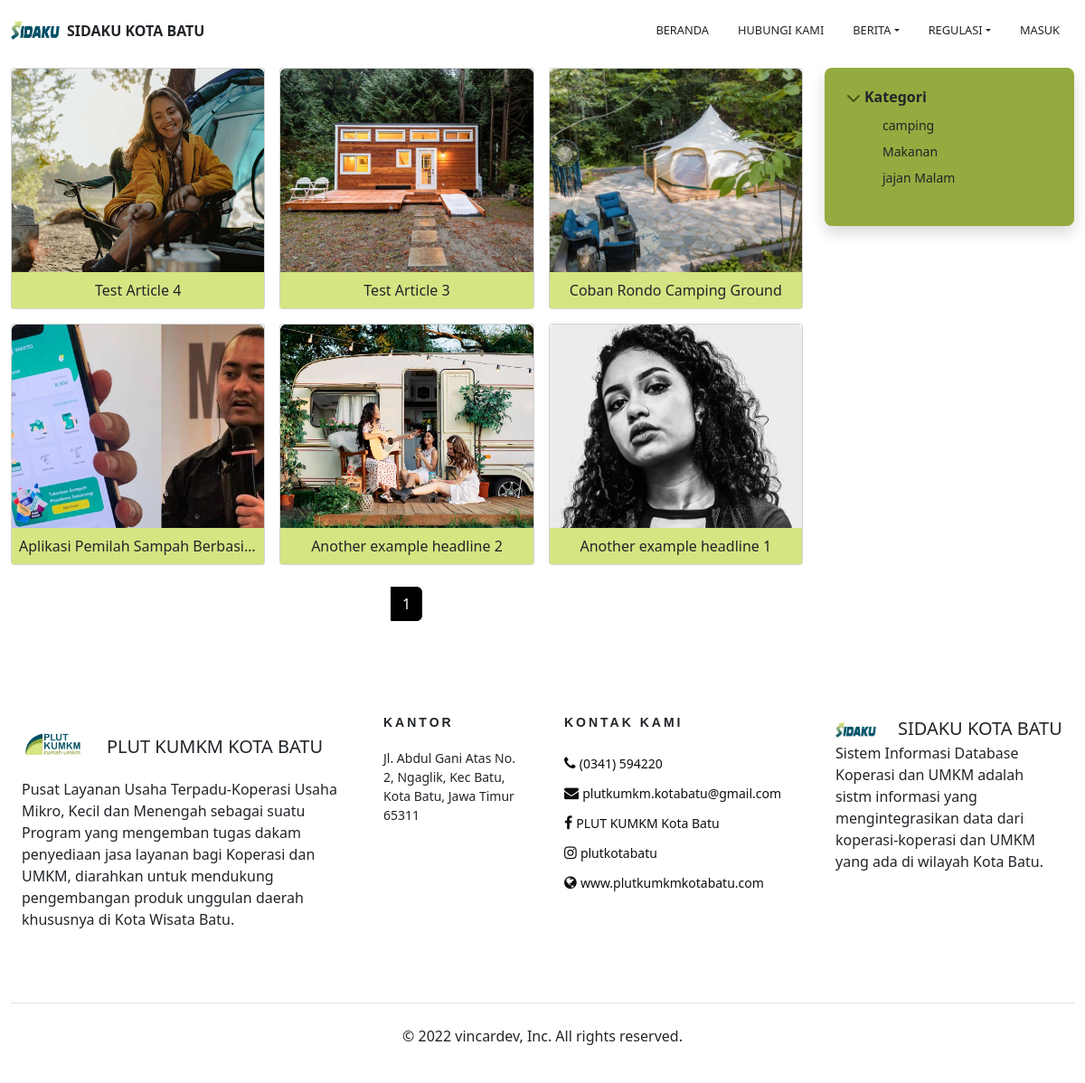
The app's page /berita/gallery with its own data.
### companysetup/models.py (models this page shows, shortened)
class CompanySetupModel(models.Model):
    compName       = models.CharField(max_length=100)
    compLogo       = models.ImageField(upload_to= 'company/logo/', null=True, blank=True)
    compDesc       = models.TextField(max_length=350, null=True)
    compAddr       = models.TextField(max_length=350,null=True, blank=True)
    compPhone      = models.CharField(max_length=30, blank=True, null=True)
    compEmail      = models.EmailField(max_length=255, null=True, blank=True, unique=True)
    compFb         = models.CharField(max_length=150)
    compIg         = models.CharField(max_length=150)
    compWeb        = models.CharField(max_length=150)
    compAdm1       = models.CharField(max_length=30, blank=True, null=True)
    compAdm2       = models.CharField(max_length=30, blank=True, null=True)
    compAdmNm1     = models.CharField(max_length=30, blank=True, null=True)
    compAdmNm2     = models.CharField(max_length=30, blank=True, null=True)
    compAdmFt1     = models.ImageField(upload_to= 'company/adm/', null=True, blank=True)
    compAdmFt2     = models.ImageField(upload_to= 'company/adm/', null=True, blank=True)
    partName       = models.CharField(max_length=100)
    partLogo       = models.ImageField(upload_to= 'partner/logo/', null=True, blank=True)
    partDesc       = models.TextField(max_length=350, null=True)
    partAddr       = models.TextField(max_length=350,null=True, blank=True)
    created_by      = models.CharField(max_length=25,blank=True, null=True)
    created_date    = models.DateTimeField(auto_now_add=True)
    modified_by     = models.CharField(max_length=25,blank=True, null=True)
    modified_date   = models.DateTimeField(auto_now=True)

### articles/models.py (models this page shows, shortened)
class Article(models.Model):
    def image_upload_to(self, instance=None):
        if instance:
            return os.path.join("ArticleSeries", slugify(self.series.slug), slugify(self.article_slug), instance)
        return None
    title           = models.CharField(max_length=200)
    subtitle        = models.CharField(max_length=200, default="", blank=True)
    article_slug    =  AutoSlugField(populate_from='title', editable=True, unique=True, blank=True, null=True)
    content         = RichTextUploadingField(blank=True, default="")
    notes           = RichTextUploadingField(blank=True, default="")
    published       = models.DateTimeField("Date published", default=timezone.now)
    modified        = models.DateTimeField("Date modified", default=timezone.now)
    series          = models.ForeignKey(ArticleSeries, default="", verbose_name="Series", on_delete=models.SET_DEFAULT)
    author          = models.ForeignKey(get_user_model(), default=1, on_delete=models.SET_DEFAULT)
    image           = models.ImageField(default='default/no_image.jpg', upload_to=image_upload_to ,max_length=255)
    inheadline      = models.BooleanField(default=False)
    ineducate       = models.BooleanField(default=False)
    ingallery       = models.BooleanField(default=False)
    class Meta:
        verbose_name_plural = "Article"
        ordering = ['-published']

class ArticleSeries(models.Model):
    def image_upload_to(self, instance=None):
        if instance:
            return os.path.join("ArticleSeries", slugify(self.slug), instance)
        return None
    title       = models.CharField(max_length=200)
    subtitle    = models.CharField(max_length=200, default="", blank=True)
    slug        =  AutoSlugField(populate_from='title', editable=True, unique=True, blank=True, null=True)
    published   = models.DateTimeField("Date published", default=timezone.now)
    author      = models.ForeignKey(get_user_model(), default=1, on_delete=models.SET_DEFAULT)
    image       = models.ImageField(default='default/no_image.jpg', upload_to=image_upload_to ,max_length=255)
    class Meta:
        verbose_name_plural = "Series"
        ordering = ['-published']

### homepage/views.py (the view)
def getallgallery(request):
    list_berita = Article.objects.filter(ingallery = True)
    headline    =  Article.objects.filter(inheadline = True).filter(ingallery = True)
    all_series = ArticleSeries.objects.all()
    breaking_news = Article.objects.filter(ingallery = True).order_by('-id')[:10]
    paginator   = Paginator(list_berita, 6) # Show 25 contacts per page.
    page_number = request.GET.get('page')
    page_obj    = paginator.get_page(page_number)
    template = "berita/list_gallery.html"
    list_data = {
        'sub_active'        : 'gallery',
        'all_series'        : all_series,
        'breaking_news'     : breaking_news,
        'page_obj'          : page_obj,
        'headline'          : headline
    }
    return render (request, template, list_data)

### homepage/templates/berita/list_gallery.html (shortened to what this page needs)
{% extends 'frontend/base/front_base.html' %}
{% load static %}
{% load humanize %}
{% load filter_home %}
{% block front_content %}
<div class="container-fluid">
    <div class="row mb-2 mt-2">
        <div class="col-lg-9">
            <div class="row row-cols-1 row-cols-sm-2 row-cols-md-3 g-3 pb-4">
                {% for field in page_obj %}
                <div class="col">
                    <a data-bs-toggle="modal" data-bs-target="#modalslide"  class="text-decoration-none"  onclick="SetActiveImage('{{ forloop.counter0 }}')" style="cursor: pointer;">
                        <div class="card shadow-md border-1 rounded-1">
                            <img src="{{ field.image.url }}" class="img-fluid rounded-top" alt="image desc" width="100%" style="height:225px;object-fit:cover;">
                            <div class="card-body p-2 text-center bg-green-1">
                                <p class="card-text text-truncate text-dark">{{ field.title }} </p>
                            </div>
                        </div>
                    </a>
                </div>
                {% endfor %}
            </div>
            <div class="row">
                <nav aria-label="Page navigation example">
                    <ul class="pagination justify-content-center">
                        <li class="page-item active"><a class="page-link">{{ page_obj.number}}</a></li>
                    </ul>
                </nav>
            </div>
        </div>
        <div class="col-lg-3 mb-2">
            <div class="flex-shrink-0 p-3 bg-green-3 rounded-3 shadow text-white">
                <div class="list-group" id="list-tab" role="tablist">
                    <ul class="list-unstyled ps-0">
                        <li class="mb-1">
                            <button
                                class="btn btn-toggle d-inline-flex align-items-center rounded border-0 text-dark  collapsed"
                                data-bs-toggle="collapse" data-bs-target="#dokor-collapse" aria-expanded="true">
                                Kategori
                            </button>
                            <div class="collapse show" id="dokor-collapse">
                                <ul class="btn-toggle-nav list-unstyled fw-normal pb-1 small">
                                    {% for series in all_series %}
                                    <li><a class="d-flex text-decoration-none rounded list-group-item text-dark"
                                            href="{% url 'home:list_series_gallery' series.slug  %}"> {{series.title}}</a></li>
                                    {% endfor %}
                                </ul>
                            </div>
                        </li>
                    </ul>
                </div>
            </div>
        </div>
    </div>
</div>
{% endblock  %}

### templates/frontend/base/front_header.html (shortened to what this page needs)
{% load static %}
<header class="py-3 mb-0 bg-white sticky-top ">
    <div class="container-fluid d-flex flex-wrap align-items-center justify-content-md-center justify-content-lg-between ">
        <a href="/" class="d-flex align-items-center col-md-4 col-lg-3 mb-2 mb-md-0 text-dark text-decoration-none gap-2">
            <img src="{{tables_company.partLogo.url}}" class="img-fluid" width="54" height="54">
            <span class="fw-semibold"> {{tables_company.partName}}</span>
        </a>
        <ul class="nav text-center col-12 col-md-auto col-lg-auto  mb-2 justify-content-md-end justify-content-lg-end  justify-content-center mb-md-0">
            <li><a href="/" class="nav-link px-3 link-dark " style="font-size:0.8rem;">BERANDA</a></li>
            <li><a href="{% url 'home:cont_us' %}" class="nav-link px-3 link-dark " style="font-size:0.8rem;">HUBUNGI KAMI</a></li>
            <li>
                <div class="dropdown">
                    <a type="button" class="nav-link px-3 link-dark dropdown-toggle" style="font-size:0.8rem;" data-bs-toggle="dropdown" aria-expanded="false">BERITA</a>
                </div>
            </li>
            <li>
                <div class="dropdown">
                    <a type="button" class="nav-link px-3 link-dark dropdown-toggle" style="font-size:0.8rem;" data-bs-toggle="dropdown" aria-expanded="false">REGULASI</a>
                </div>
            </li>
            {% if user.is_authenticated%}
                <li><a href="/sidaku_admin/" class="nav-link px-3 link-dark " style="font-size:0.8rem;">DASHBOARD </a>  </li>
                <li><a href="/signout/" class="nav-link px-3 link-dark " style="font-size:0.8rem;">SIGN OUT</a></li>
            {% else%}
                <li><a href="/sidaku_admin/" class="nav-link px-3 link-dark " style="font-size:0.8rem;">MASUK</a></li>
            {% endif %}
        </ul>
    </div>
</header>

### templates/frontend/base/front_footer.html (shortened to what this page needs)
{% load static %}
    <footer class="footer-section">
        <div class="container-fluid">
            <div class="footer-text">
                <div class="row">
                    <div class="col-lg-4">
                        <div class="ft-about">
                            <div class="logo container">
                                <div class="row">
                                    <div class="col-lg-3 align-self-center">
                                        <a href="/"  style="text-decoration: none;">
                                            {% if tables_company %}
                                                <img src=" {{tables_company.compLogo.url}}" class="img-fluid" >
                                            {% endif %}
                                        </a>
                                    </div>
                                    <div class="col-lg-9 align-self-center">
                                        {% if tables_company %}
                                            <span class="text-dark fs-5"> {{tables_company.compName}}</span>
                                        {% endif %}
                                    </div>
                                </div>
                                <div class="row">
                                    {% if tables_company %}
                                    <p class="text-dark">  {{tables_company.compDesc}}</p>
                                    {% endif %}
                                </div>
                            </div>
                        </div>
                    </div>
                    <div class="col-lg-2">
                        <div class="ft-contact">
                            <div class="container">
                                <div class="row">
                                    <h6  class="text-dark">Kantor </h6>
                                    <p class="text-dark small">
                                        {% if tables_company %}
                                            {{tables_company.compAddr}}
                                        {% endif %}
                                    </p>
                                </div>
                            </div>
                        </div>
                    </div>
                    <div class="col-lg-3">
                        <div class="ft-contact">
                            <div class="container">
                                <div class="row">
                                    <h6  class="text-dark">Kontak Kami</h6>
                                    <ul class="text-dark">
                                        {% if tables_company %}
                                        <li><i class="fa fa-phone"></i> <small> {{tables_company.compPhone}}</small></li>
                                        <li><i class="fa fa-envelope"></i> <small>  {{tables_company.compEmail}} </small></li>
                                        <li><i class="fa fa-facebook"></i> <small>  {{tables_company.compFb}}</small></li>
                                        <li><i class="fa fa-instagram"></i> <small>  {{tables_company.compIg}} </small></li>
                                        <li><i class="fa fa-globe"></i> <small>  {{tables_company.compWeb}} </small></li>
                                        {% endif %}
                                    </ul>
                                </div>
                            </div>
                        </div>
                    </div>
                    <div class="col-lg-3 ">
                        <div class="ft-about">
                            <div class="logo container">
                                <div class="row">
                                    <div class="col-lg-3 align-self-center">
                                        <a href="/"  style="text-decoration: none;">
                                        {% if tables_company %}
                                            <img src=" {{tables_company.partLogo.url}}" class="img-fluid" >
                                        {% endif %}
                                        </a>
                                    </div>
                                    <div class="col-lg-9 align-self-center">
                                        {% if tables_company %}
                                            <span class="text-dark fs-5"> {{tables_company.partName}}</span>
                                        {% endif %}
                                    </div>
                                </div>
                                <div class="row">
                                    <p class="text-dark">
                                        {% if tables_company %}
                                            {{tables_company.partDesc}}
                                        {% endif %}
                                    </p>
                                </div>
                            </div>
                        </div>
                    </div>
                </div>
            </div>
            <div class="d-flex flex-column flex-sm-row justify-content-center py-4 border-top  link-dark">
                <p>© 2022 vincardev, Inc. All rights reserved.</p>
            </div>
        </div>
    </footer>

### records on screen
CompanySetupModel: partLogo (picture), partName "SIDAKU KOTA BATU", compLogo (picture), compName "PLUT KUMKM KOTA BATU", compDesc "Pusat Layanan Usaha Terpadu-Koperasi Usaha Mikro, Kecil dan Menengah sebagai suatu Program yang mengemban tugas dakam penyediaan jasa layanan bagi Koperasi dan UMKM, diarahkan untuk mendukung pengembangan produk unggulan daerah khususnya di Kota Wisata Batu.", compAddr "Jl. Abdul Gani Atas No. 2, Ngaglik, Kec Batu, Kota Batu, Jawa Timur 65311", compPhone "(0341) 594220", compEmail "plutkumkm.kotabatu@gmail.com", compFb "PLUT KUMKM Kota Batu", compIg "plutkotabatu", compWeb "www.plutkumkmkotabatu.com", partDesc "Sistem Informasi Database Koperasi dan UMKM adalah sistm informasi yang mengintegrasikan data dari koperasi-koperasi dan UMKM yang ada di wilayah Kota Batu."
Article: image (picture), title "Test Article 4"
Article: image (picture), title "Test Article 3"
Article: image (picture), title "Coban Rondo Camping Ground"
Article: image (picture), title "Aplikasi Pemilah Sampah Berbasi…"
Article: image (picture), title "Another example headline 2"
Article: image (picture), title "Another example headline 1"
ArticleSeries: title "camping"
ArticleSeries: title "Makanan"
ArticleSeries: title "jajan Malam"

### other values on screen
{{ page_obj.number }} "1"
